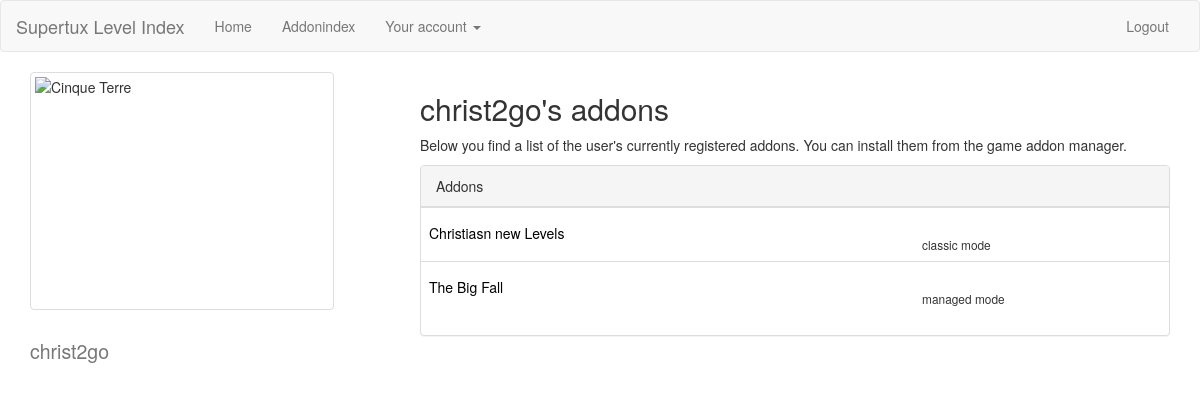
The app's page /user/christ2go (signed in), older data.
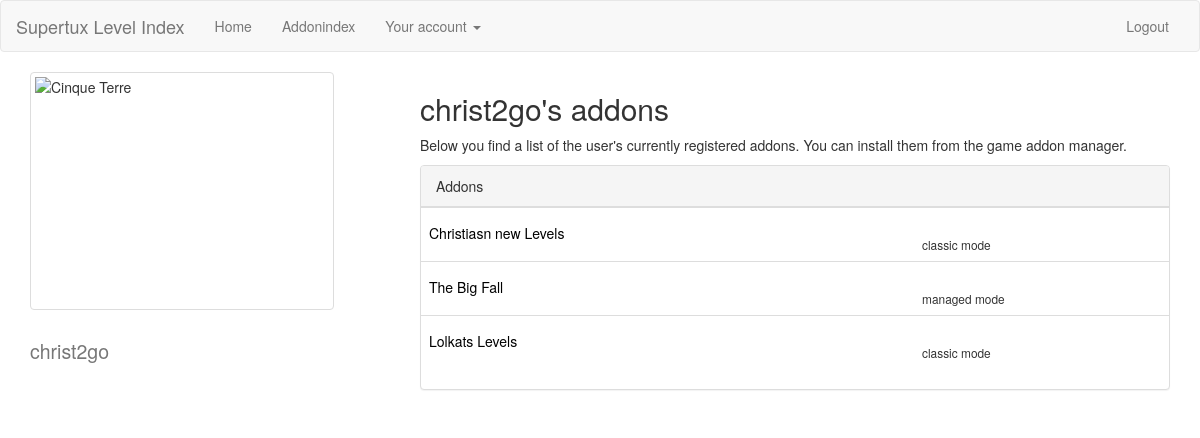
The same page, newer data.
### models.py (models this page shows, shortened)
class User(db.Model):
    id = db.Column(db.Integer, primary_key=True,nullable=False, unique=True, autoincrement=True)
    nickname = db.Column(db.String(64), index=True, unique=True)
    github_access_token = db.Column(db.String(64), index=True, unique=True)
    addons = db.relationship('Addon', backref='user',
                             lazy='dynamic')

class Addon(db.Model):
    id = db.Column(db.Integer, primary_key=True)
    user_id = db.Column(db.Integer,db.ForeignKey('user.id'))
    name = db.Column(db.String)
    automaticmode = db.Column(db.BOOLEAN)
    license = db.Column(db.String(60))
    author = db.Column(db.String(60))
    title = db.Column(db.String(60))
    versions = db.relationship('AddonVersion', backref='addon',
                               lazy='dynamic'
                               )
    type = db.Column(db.Enum('world', 'languagepack', name='addon_types'))
    description = db.Column(db.Text)
    def getType(self):
        if self.type == TypeEnum.world:
            return "world"
        elif self.type == TypeEnum.languagepack:
            return "lpack"
        return str(self.type)

### supertuxaddon.py (the view)
@app.route("/user/<username>")
def user(username):
    user = User.query.filter_by(nickname=username).first()
    if user == None:
        flash("That user doesn't exist.")
        redirect(url_for("index"))
    test = ""
    tstr = ""
    return render_template("user/user.html", addons=user.addons.all(),username = username)
    return test

### supertuxaddon.py (called while the page is built)
@app.before_request
def load_user():
    if session.get("loggedin",False):
        user = User.query.filter_by(id=session["user_id"]).first()
        g.user = user
    else:
        flash("Hi")
        user = None  # Make it better, use an anonymous User instead

### templates/user/user.html (shortened to what this page needs)
{%- extends "base.html" %}
{% block page %}
    <div class="row">
        <div class="col-md-4">
            <img src="http://www.w3schools.com/bootstrap/cinqueterre.jpg" class="img-thumbnail" alt="Cinque Terre"
                 width="304" height="236">
            <h2>
                <small>{{ username }}</small>
            </h2>
        </div>
        <div class="col-md-8">
            <h2>{{ username }}'s addons</h2>
            <p>
                Below you find a list of the user's currently registered addons. You can install them from the game
                addon
                manager.
            </p>
            <div class="panel panel-default">
                <div class="panel-heading">Addons</div>
                <div class="list-group">
                    <table class="table">
                        {% for addon in addons %}
                            <tr>
                                <td>
                                    <div class="row">
                                        <div class="col-md-8">
                                        <h5>
                                            <a href="" style="color:black;">{{ addon.title }}</a></h5>
                                        </div>
                                        <div class="col-mg-4">
                                        <br />
                                            {% if addon.automaticmode %}
                                                <div class="small"> managed mode</div>
                                            {% else %}
                                                <div class="small"> classic mode</div>
                                            {% endif %}
                                        </div>
                                    </div>
                                </td>
                            </tr>
                        {% endfor %}
                </table>
                                </div>
            </div>
        </div>
    </div>
{% endblock %}

### templates/base.html (shortened to what this page needs)
{%- extends "bootstrap/base.html" %}
{% import "bootstrap/fixes.html" as fixes %}
{% block head %}
    {{super()}}
{%- endblock %}
{% block styles -%}
    {{super()}}
    <link rel="stylesheet" href="{{ url_for('bower.static', filename='bootstrap-switch/dist/css/bootstrap3/bootstrap-switch.min.css') }}" />
    <link rel="stylesheet" href="{{ url_for('bower.static', filename='bootstrap-select/dist/css/bootstrap-select.min.css') }}" />
    <link rel="stylesheet" href="{{ url_for('bower.static', filename="components-font-awesome/css/font-awesome.min.css") }}" />
    <link rel="stylesheet" href="{{ url_for('bower.static', filename="bootstrap3-dialog/dist/css/bootstrap-dialog.min.css") }}" />
{% endblock %}
{% block navbar %}
          <nav class="navbar navbar-default">
        <div class="container-fluid">
          <div class="navbar-header">
            <a class="navbar-brand" href="#">Supertux Level Index</a>
          </div>
          <div id="navbar" class="navbar-collapse collapse">
            <ul class="nav navbar-nav">
              <li class=""><a href="{{ url_for('index') }}">Home</a></li>
              <li><a href="#">Addonindex</a></li>
              <li class="dropdown">
                <a href="#" class="dropdown-toggle" data-toggle="dropdown" role="button" aria-haspopup="true" aria-expanded="false">Your account <span class="caret"></span></a>
              </li>
            </ul>
            <ul class="nav navbar-nav navbar-right">
                {%  if not session["loggedin"] %}
              <li><a href="{{ url_for('login_gh') }}">Sign in with github</a></li>
                {% else %}
                <li><a href="{{ url_for('logout') }}">Logout </a></li>
                {% endif %}
            </ul>
          </div>
        </div>
      </nav>
{% endblock %}
    {% block content %}
        <div class="container">
            {% block page %}
            {% endblock %}
        </div>
    {% endblock %}

Row changes from the older to the newer data that the page shows:
added Addon: title "Lolkats Levels", automaticmode "classic mode"
